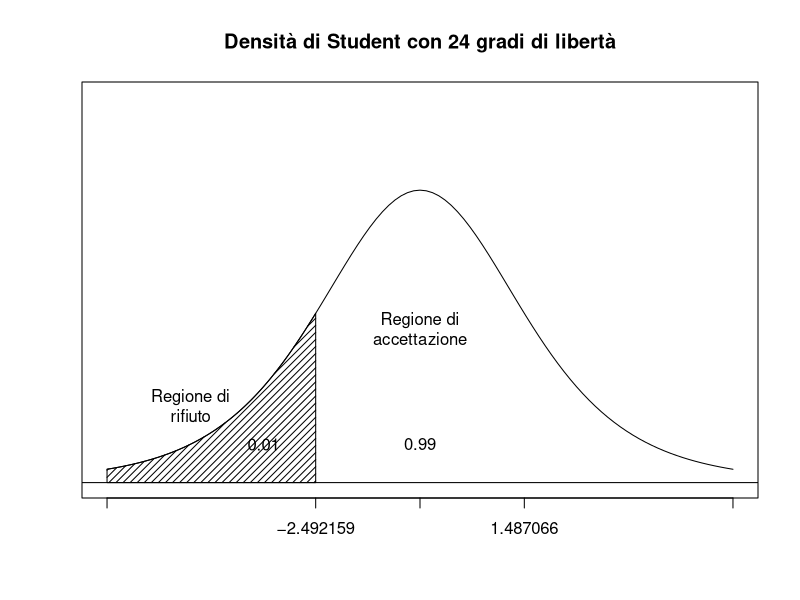

The R script that drew this image:
#INFERENZA STATISTICA DATASET FERTILITA'
#Author: Annalaura Miglino

#________________________________________________________________________
#                       OPERAZIONI PRELIMINARI
#________________________________________________________________________

library(readxl)

#Si legge il set di dati
data <- read_excel("dataset_puliti/fertilita_arrotondato.xlsx")

#Si visualizzano i dati
View(data)


#________________________________________________________________________
#                       ELIMINAZIONE PAESI E ANNI
#________________________________________________________________________

#Si eliminano tutti gli anni lasciando solo il 2021
data <- data[, c("Country", "2021")]

#Vengono mantenute solo le righe per alcuni Paesi
data <- data[data$Country %in% c("Austria", "Belgium", "Czech Republic", 
                               "Denmark", "Estonia", "Finland", "France", 
                               "Germany", "Greece", "Hungary", "Ireland", 
                               "Italy", "Latvia", "Lithuania", "Luxembourg", 
                               "Netherlands", "Poland", "Portugal", 
                               "Slovak Republic", "Slovenia", "Spain", 
                               "Sweden", "Bulgaria", "Croatia", "Romania"), ]

#Si trasformano i valori in un array
dataValues <- as.array(data$'2021')


#________________________________________________________________________
#                       CRITERIO DEL CHI-QUADRATO
#________________________________________________________________________

#Si calcola la lunghezza del campione
n <- length(dataValues)
n

#Si calcola la media del campione
m <- mean(dataValues)
m

#Si calcola la deviazione standard del campione
d <- sd(dataValues)
d

#Si usano i quantili della distribuzione normale per determinare i sottoinsiemi
a <- numeric(4)
for (i in 1:4)
  a[i] <- qnorm(0.2*i, mean = m, sd = d)

a

#Si pone uguale a 5 il numero di intervalli
r <- 5

#Si inizializza un vettore numerico per memorizzare le frequenze degli intervalli
nint <- numeric (r)

#Vengono calcolate le frequenze degli intervalli
nint[1] <- length(which(dataValues < a[1]))
nint[2] <- length(which((dataValues >= a[1]) & (dataValues < a[2])))
nint[3] <- length(which((dataValues >= a[2]) & (dataValues < a[3])))
nint[4] <- length(which((dataValues >= a[3]) & (dataValues < a[4])))
nint[5] <- length(which(dataValues >= a[4]))

nint

#Si calcola il valore del test chi-quadro
chi2 <- sum(((nint-n*0.2)/sqrt(n*0.2))^2)
chi2

#Si specifica k e il livello di significatività alpha
k <- 2
alpha <- 0.05

#Si calcolano i valore critici per il test chi-quadro
qchisq(alpha/2, df = r-k-1)
qchisq(1-alpha/2, df= r-k-1)


#________________________________________________________________________
#                             STIMA PUNTUALE
#________________________________________________________________________

#Stimatore valore medio mu
mu <- mean(dataValues)
mu

#Stimatore della varianza sigma^2
sigma2 <- ((n-1)*var(dataValues))/n
sigma2


#________________________________________________________________________
#                           STIMA INTERVALLARE
#________________________________________________________________________

#Caso 1: intervallo per media con varianza non nota
#Si calcola la media del campione
mean(dataValues)

#Si calcola la deviazione standard del campione
sd(dataValues)

#Si imposta il valore di alpha
alpha <- 1-0.99

#Si calcolano gli estremi dell'intervallo di confidenza
mean(dataValues) - qt(1-alpha/2, df=n-1)*sd(dataValues)/sqrt(n)
mean(dataValues) + qt(1-alpha/2, df=n-1)*sd(dataValues)/sqrt(n)

#________________________________________________________________________

#Caso 2: intervallo per varianza con media non nota
#Si calcola la media del campione
mean(dataValues)

#Si calcola la varianza del campione
var(dataValues)

#Si calcolano gli estremi dell'intervallo di confidenza
(n-1)*var(dataValues)/qchisq(1-alpha/2, df = n-1)
(n-1)*var(dataValues)/qchisq(alpha/2, df = n-1)


#________________________________________________________________________
#                         CONFRONTO TRA POPOLAZIONI
#________________________________________________________________________

#Si verifica che sia normale anche la seconda popolazione (del 2010)

#OPERAZIONI PRELIMINARI
#Si legge di nuovo il set di dati perché prima è stato modificato
data <- read_excel("dataset_puliti/fertilita_arrotondato.xlsx")

#Si eliminano tutti gli anni lasciando solo il 2010
data <- data[, c("Country", "2010")]

#Si mantengono solo le righe per alcuni Paesi
data <- data[data$Country %in% c("Austria", "Belgium", "Czech Republic", 
                                 "Denmark", "Estonia", "Finland", "France", 
                                 "Germany", "Greece", "Hungary", "Ireland", 
                                 "Italy", "Latvia", "Lithuania", "Luxembourg", 
                                 "Netherlands", "Poland", "Portugal", 
                                 "Slovak Republic", "Slovenia", "Spain", 
                                 "Sweden", "Bulgaria", "Croatia", "Romania"), ]

#Si trasformano i valori in un array
dataValues2010 <- as.array(data$'2010')

#________________________________________________________________________

#Si effettua il test del chi-quadrato su questa popolazione
#Si calcola la lunghezza del campione
n <- length(dataValues2010)
n

#Si calcola la media del campione
m <- mean(dataValues2010)
m

#Si calcola la deviazione standard del campione
d <- sd(dataValues2010)
d

#Si usano i quantili della distribuzione normale per determinare i sottoinsiemi
a <- numeric(4)
for (i in 1:4)
  a[i] <- qnorm(0.2*i, mean = m, sd = d)

a

#Si pone uguale a 5 il numero di intervalli
r <- 5

#Inizializza un vettore numerico per memorizzare le frequenze degli intervalli
nint <- numeric (r)

#Vengono calcolate le frequenze degli intervalli
nint[1] <- length(which(dataValues2010 < a[1]))
nint[2] <- length(which((dataValues2010 >= a[1]) & (dataValues2010 < a[2])))
nint[3] <- length(which((dataValues2010 >= a[2]) & (dataValues2010 < a[3])))
nint[4] <- length(which((dataValues2010 >= a[3]) & (dataValues2010 < a[4])))
nint[5] <- length(which(dataValues2010 >= a[4]))

nint

#Si calcola il valore del test chi-quadro
chi2 <- sum(((nint-n*0.2)/sqrt(n*0.2))^2)
chi2

#Si specifica k e il livello di significatività alpha
k <- 2
alpha <- 0.05

#Si calcolano i valore critici per il test chi-quadro
qchisq(alpha/2, df = r-k-1)
qchisq(1-alpha/2, df= r-k-1)

#________________________________________________________________________

#CONFRONTO TRA LE DUE POPOLAZIONI

#Si imposta il valore di alpha
alpha <- 1-0.99

#Si calcola il quantile superiore della distribuzione normale standard
#corrispondente al livello di confidenza specificato
qnorm(1-alpha/2, mean = 0, sd = 1)

#La dimensione dei due campioni è uguale
n <- 25

#Si salvano le due medie
m1 <- mean(dataValues)
m2 <- mean(dataValues2010)

#Si salvano le deviazioni standard
s1 <- sqrt(var(dataValues))
s2 <- sqrt(var(dataValues2010))

#Si calcolano gli estremi dell'intervallo di confidenza
m1 - m2 - qnorm(1-alpha/2, mean = 0, sd = 1) * sqrt(s1^2/n + s2^2/n)
m1 - m2 + qnorm(1-alpha/2, mean = 0, sd = 1) * sqrt(s1^2/n + s2^2/n)


#________________________________________________________________________
#                         VERIFICA DELLE IPOTESI
#________________________________________________________________________

#Si impostano i valori di alpha, mu0 ed n
alpha <- 0.01
mu0 <- 1.5
n <- 25

#Si calcola il valore critico inferiore della distribuzione
qt(alpha, df = n-1)

#Si calcola la statistica di test standardizzata
(m1 - mu0)/(s1 / sqrt(n))

#Si calcola il p-value
pvalue <- pt(1.487066, df = n-1)
pvalue

#Viene creato il grafico
curve(dt(x, df = 5), from = -3, to = 3, axes = FALSE,
      ylim = c(0, 0.5), xlab = "", ylab = "", 
      main = "Densità di Student con 24 gradi di libertà")
text(0, 0.05, 0.99)
text(0, 0.2, "Regione di\naccettazione")
axis(1, c(-3, -1, 0, 1, 3), c("", "−2.492159", "", "1.487066", ""))
vals <- seq(-3, -1, length = 100)
x <- c(-3, vals, -1, -3)
y <- c(0, dt(vals, df = 5), 0, 0)
polygon(x, y, density = 20, angle = 45)
abline(h = 0)
text(-1.5, 0.05, expression(0.01))
text(-2.2, 0.1, "Regione di\nrifiuto")
box()